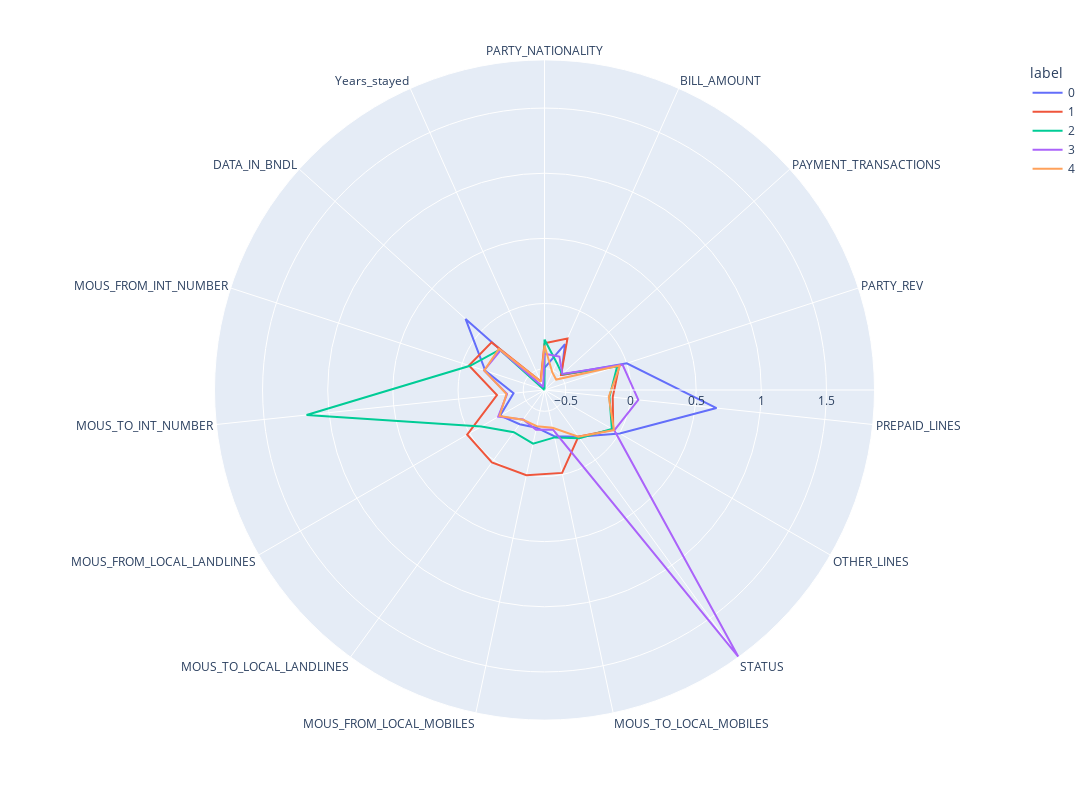
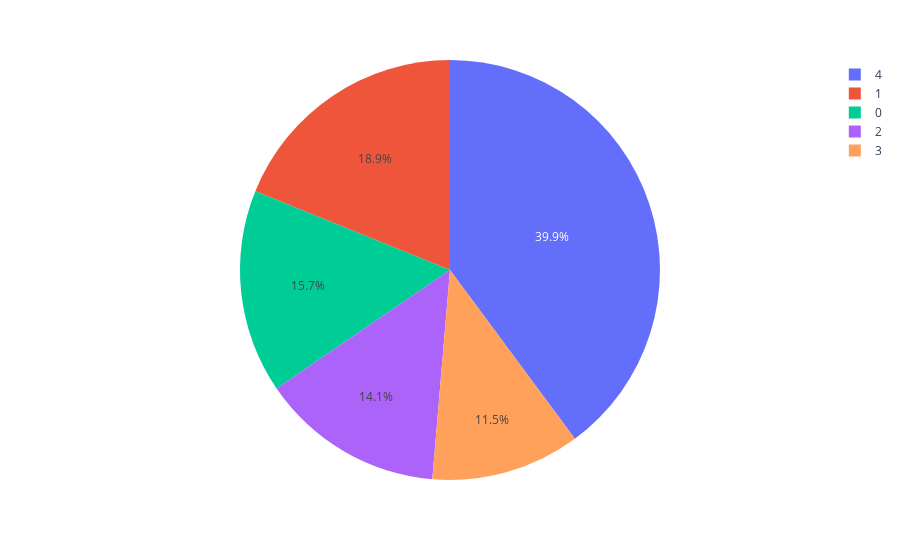
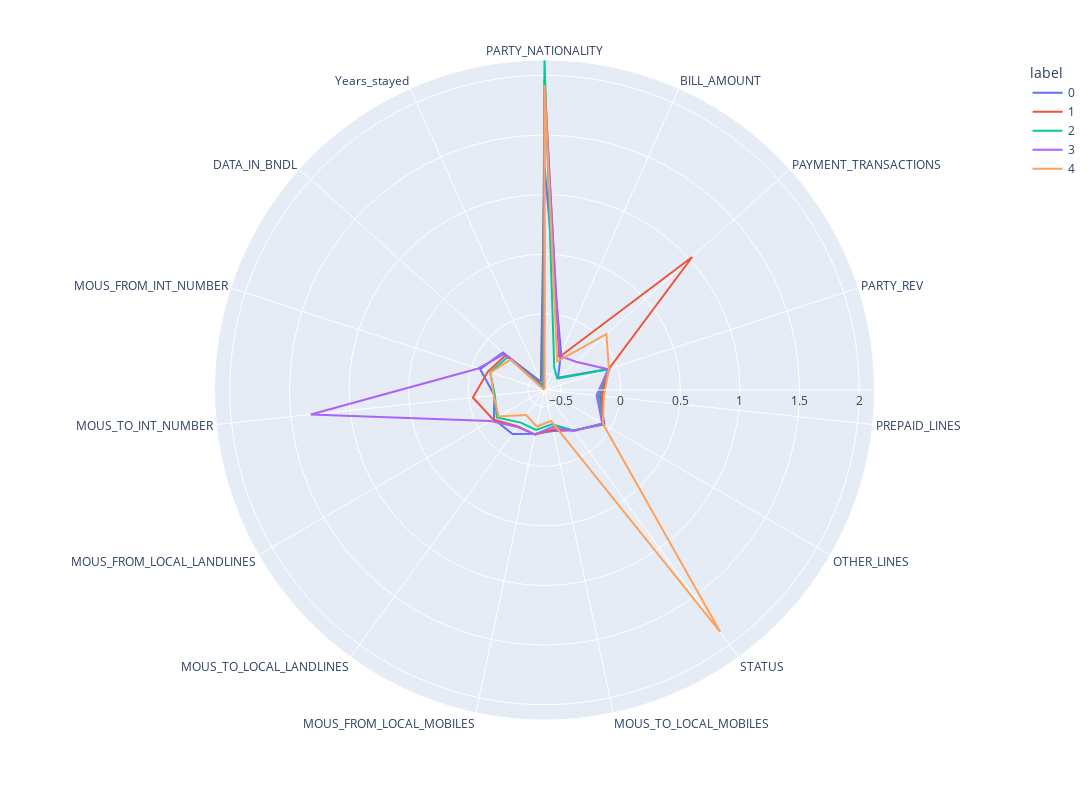
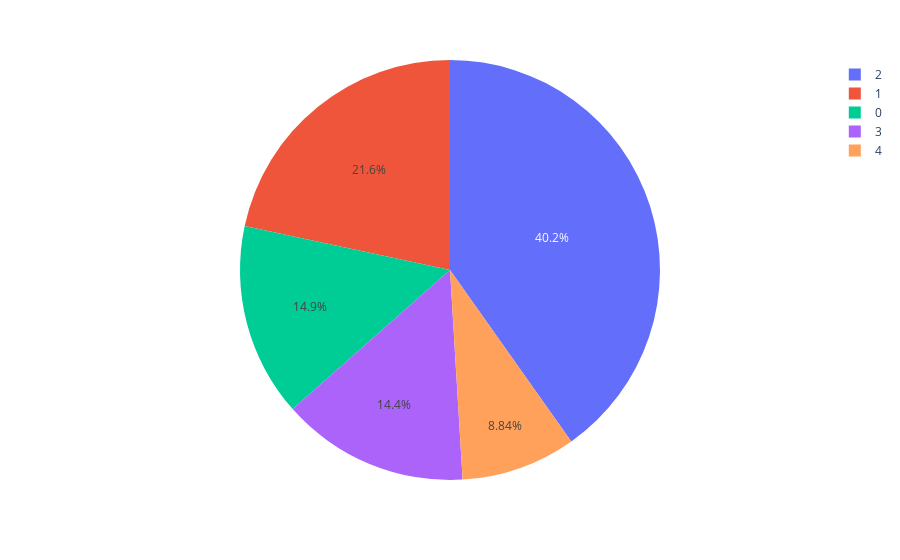

The cell these charts' notebook holds for them, in order:
### Code cell
clust = 0 #iterator
while clust < clusters_number:
    sub_cluster = pd.read_csv(f'./cluster{clust}.csv') #read every subcluster .csv
    sub_cluster = sub_cluster.drop(columns=['Unnamed: 0']) #drop the added column
    sub_clusters_number = elbow(sub_cluster) #calculate elbow point for every sub-cluster
    clusters = pd.DataFrame(clustering(sub_cluster, sub_clusters_number)) #k-means clustering method
    #polar sub-clusters graph
    sub_polar=clusters.groupby("label").mean().reset_index() 
    sub_polar=pd.melt(sub_polar,id_vars=["label"])
    fig = px.line_polar(sub_polar, r="value", theta="variable", color="label", line_close=True,height=800,width=1400)
    fig.show() #print here
    fig.write_image(f'cluster{clust}img.png') #save as .png file
    #Pie plot to see sub-cluster's distribution
    pie=clusters.groupby('label').size().reset_index()
    pie.columns=['label','value']
    pie = px.pie(pie,values='value',names='label')
    pie.show() #print here
    pie.write_image(f'cluster{clust}distribution.png') #save as .png file
    clust = clust + 1

### Figure 1 — Plotly figure (JSON) as saved in the notebook; plotly's stock layout.template omitted (floating-point values rounded to 4 significant figures)
{"data": [{"hovertemplate": "label=0<br>value=%{r}<br>variable=%{theta}<extra></extra>", "legendgroup": "0", "line": {"color": "#636efa", "dash": "solid"}, "marker": {"symbol": "circle"}, "mode": "lines", "name": "0", "r": [-0.4934, -0.2774, -0.4882, 0.0007835, 0.6639, 0.003578, -0.2208, -0.3005, -0.3674, -0.3387, -0.2699, -0.4245, -0.1862, 0.1519, -0.645, -0.4934], "showlegend": true, "subplot": "polar", "theta": ["PARTY_NATIONALITY", "BILL_AMOUNT", "PAYMENT_TRANSACTIONS", "PARTY_REV", "PREPAID_LINES", "OTHER_LINES", "STATUS", "MOUS_TO_LOCAL_MOBILES", "MOUS_FROM_LOCAL_MOBILES", "MOUS_TO_LOCAL_LANDLINES", "MOUS_FROM_LOCAL_LANDLINES", "MOUS_TO_INT_NUMBER", "MOUS_FROM_INT_NUMBER", "DATA_IN_BNDL", "Years_stayed", "PARTY_NATIONALITY"], "type": "scatterpolar"}, {"hovertemplate": "label=1<br>value=%{r}<br>variable=%{theta}<extra></extra>", "legendgroup": "1", "line": {"color": "#EF553B", "dash": "solid"}, "marker": {"symbol": "circle"}, "mode": "lines", "name": "1", "r": [-0.305, -0.2303, -0.493, -0.05997, -0.1368, -0.05435, -0.2208, -0.01313, 0.005599, 0.02366, 0.02183, -0.2966, -0.05402, -0.1169, -0.5894, -0.305], "showlegend": true, "subplot": "polar", "theta": ["PARTY_NATIONALITY", "BILL_AMOUNT", "PAYMENT_TRANSACTIONS", "PARTY_REV", "PREPAID_LINES", "OTHER_LINES", "STATUS", "MOUS_TO_LOCAL_MOBILES", "MOUS_FROM_LOCAL_MOBILES", "MOUS_TO_LOCAL_LANDLINES", "MOUS_FROM_LOCAL_LANDLINES", "MOUS_TO_INT_NUMBER", "MOUS_FROM_INT_NUMBER", "DATA_IN_BNDL", "Years_stayed", "PARTY_NATIONALITY"], "type": "scatterpolar"}, {"hovertemplate": "label=2<br>value=%{r}<br>variable=%{theta}<extra></extra>", "legendgroup": "2", "line": {"color": "#00cc96", "dash": "solid"}, "marker": {"symbol": "circle"}, "mode": "lines", "name": "2", "r": [-0.2762, -0.4337, -0.4813, -0.07732, -0.162, -0.06658, -0.2063, -0.2914, -0.2418, -0.2626, -0.1047, 1.172, -0.0628, -0.2011, -0.6633, -0.2762], "showlegend": true, "subplot": "polar", "theta": ["PARTY_NATIONALITY", "BILL_AMOUNT", "PAYMENT_TRANSACTIONS", "PARTY_REV", "PREPAID_LINES", "OTHER_LINES", "STATUS", "MOUS_TO_LOCAL_MOBILES", "MOUS_FROM_LOCAL_MOBILES", "MOUS_TO_LOCAL_LANDLINES", "MOUS_FROM_LOCAL_LANDLINES", "MOUS_TO_INT_NUMBER", "MOUS_FROM_INT_NUMBER", "DATA_IN_BNDL", "Years_stayed", "PARTY_NATIONALITY"], "type": "scatterpolar"}, {"hovertemplate": "label=3<br>value=%{r}<br>variable=%{theta}<extra></extra>", "legendgroup": "3", "line": {"color": "#ab63fa", "dash": "solid"}, "marker": {"symbol": "circle"}, "mode": "lines", "name": "3", "r": [-0.3849, -0.383, -0.4792, -0.03376, 0.0604, -0.04484, 1.869, -0.3533, -0.3509, -0.3844, -0.2532, -0.3748, -0.1757, -0.2094, -0.6384, -0.3849], "showlegend": true, "subplot": "polar", "theta": ["PARTY_NATIONALITY", "BILL_AMOUNT", "PAYMENT_TRANSACTIONS", "PARTY_REV", "PREPAID_LINES", "OTHER_LINES", "STATUS", "MOUS_TO_LOCAL_MOBILES", "MOUS_FROM_LOCAL_MOBILES", "MOUS_TO_LOCAL_LANDLINES", "MOUS_FROM_LOCAL_LANDLINES", "MOUS_TO_INT_NUMBER", "MOUS_FROM_INT_NUMBER", "DATA_IN_BNDL", "Years_stayed", "PARTY_NATIONALITY"], "type": "scatterpolar"}, {"hovertemplate": "label=4<br>value=%{r}<br>variable=%{theta}<extra></extra>", "legendgroup": "4", "line": {"color": "#FFA15A", "dash": "solid"}, "marker": {"symbol": "circle"}, "mode": "lines", "name": "4", "r": [-0.3224, -0.5158, -0.5428, -0.05411, -0.1674, -0.0482, -0.2208, -0.3665, -0.3797, -0.3819, -0.2651, -0.3702, -0.1771, -0.1924, -0.593, -0.3224], "showlegend": true, "subplot": "polar", "theta": ["PARTY_NATIONALITY", "BILL_AMOUNT", "PAYMENT_TRANSACTIONS", "PARTY_REV", "PREPAID_LINES", "OTHER_LINES", "STATUS", "MOUS_TO_LOCAL_MOBILES", "MOUS_FROM_LOCAL_MOBILES", "MOUS_TO_LOCAL_LANDLINES", "MOUS_FROM_LOCAL_LANDLINES", "MOUS_TO_INT_NUMBER", "MOUS_FROM_INT_NUMBER", "DATA_IN_BNDL", "Years_stayed", "PARTY_NATIONALITY"], "type": "scatterpolar"}], "layout": {"height": 800, "legend": {"title": {"text": "label"}, "tracegroupgap": 0}, "margin": {"t": 60}, "polar": {"angularaxis": {"direction": "clockwise", "rotation": 90}, "domain": {"x": [0, 1], "y": [0, 1]}}, "width": 1400}}

### Figure 2 — Plotly figure (JSON) as saved in the notebook; plotly's stock layout.template omitted (floating-point values rounded to 4 significant figures)
{"data": [{"domain": {"x": [0, 1], "y": [0, 1]}, "hovertemplate": "label=%{label}<br>value=%{value}<extra></extra>", "labels": [0, 1, 2, 3, 4], "legendgroup": "", "name": "", "showlegend": true, "type": "pie", "values": [4137, 4991, 3731, 3034, 10535]}], "layout": {"legend": {"tracegroupgap": 0}, "margin": {"t": 60}}}

### Figure 3 — Plotly figure (JSON) as saved in the notebook; plotly's stock layout.template omitted (floating-point values rounded to 4 significant figures)
{"data": [{"hovertemplate": "label=0<br>value=%{r}<br>variable=%{theta}<extra></extra>", "legendgroup": "0", "line": {"color": "#636efa", "dash": "solid"}, "marker": {"symbol": "circle"}, "mode": "lines", "name": "0", "r": [1.238, -0.2978, -0.4869, -0.06647, -0.172, -0.05949, -0.2208, -0.2878, -0.2638, -0.1833, -0.1499, -0.2166, -0.07137, -0.17, -0.5634, 1.238], "showlegend": true, "subplot": "polar", "theta": ["PARTY_NATIONALITY", "BILL_AMOUNT", "PAYMENT_TRANSACTIONS", "PARTY_REV", "PREPAID_LINES", "OTHER_LINES", "STATUS", "MOUS_TO_LOCAL_MOBILES", "MOUS_FROM_LOCAL_MOBILES", "MOUS_TO_LOCAL_LANDLINES", "MOUS_FROM_LOCAL_LANDLINES", "MOUS_TO_INT_NUMBER", "MOUS_FROM_INT_NUMBER", "DATA_IN_BNDL", "Years_stayed", "PARTY_NATIONALITY"], "type": "scatterpolar"}, {"hovertemplate": "label=1<br>value=%{r}<br>variable=%{theta}<extra></extra>", "legendgroup": "1", "line": {"color": "#EF553B", "dash": "solid"}, "marker": {"symbol": "circle"}, "mode": "lines", "name": "1", "r": [1.965, -0.3383, 1.028, -0.07327, -0.1542, -0.07081, -0.2208, -0.3013, -0.2572, -0.2617, -0.1432, -0.0353, -0.14, -0.2023, -0.595, 1.965], "showlegend": true, "subplot": "polar", "theta": ["PARTY_NATIONALITY", "BILL_AMOUNT", "PAYMENT_TRANSACTIONS", "PARTY_REV", "PREPAID_LINES", "OTHER_LINES", "STATUS", "MOUS_TO_LOCAL_MOBILES", "MOUS_FROM_LOCAL_MOBILES", "MOUS_TO_LOCAL_LANDLINES", "MOUS_FROM_LOCAL_LANDLINES", "MOUS_TO_INT_NUMBER", "MOUS_FROM_INT_NUMBER", "DATA_IN_BNDL", "Years_stayed", "PARTY_NATIONALITY"], "type": "scatterpolar"}, {"hovertemplate": "label=2<br>value=%{r}<br>variable=%{theta}<extra></extra>", "legendgroup": "2", "line": {"color": "#00cc96", "dash": "solid"}, "marker": {"symbol": "circle"}, "mode": "lines", "name": "2", "r": [2.128, -0.4375, -0.4954, -0.07624, -0.188, -0.07309, -0.2208, -0.3445, -0.2971, -0.3011, -0.1773, -0.2205, -0.1598, -0.2251, -0.6096, 2.128], "showlegend": true, "subplot": "polar", "theta": ["PARTY_NATIONALITY", "BILL_AMOUNT", "PAYMENT_TRANSACTIONS", "PARTY_REV", "PREPAID_LINES", "OTHER_LINES", "STATUS", "MOUS_TO_LOCAL_MOBILES", "MOUS_FROM_LOCAL_MOBILES", "MOUS_TO_LOCAL_LANDLINES", "MOUS_FROM_LOCAL_LANDLINES", "MOUS_TO_INT_NUMBER", "MOUS_FROM_INT_NUMBER", "DATA_IN_BNDL", "Years_stayed", "PARTY_NATIONALITY"], "type": "scatterpolar"}, {"hovertemplate": "label=3<br>value=%{r}<br>variable=%{theta}<extra></extra>", "legendgroup": "3", "line": {"color": "#ab63fa", "dash": "solid"}, "marker": {"symbol": "circle"}, "mode": "lines", "name": "3", "r": [1.897, -0.326, -0.2858, -0.07762, -0.2005, -0.08, -0.2144, -0.3218, -0.2587, -0.2558, -0.1177, 1.332, -0.05511, -0.1878, -0.6345, 1.897], "showlegend": true, "subplot": "polar", "theta": ["PARTY_NATIONALITY", "BILL_AMOUNT", "PAYMENT_TRANSACTIONS", "PARTY_REV", "PREPAID_LINES", "OTHER_LINES", "STATUS", "MOUS_TO_LOCAL_MOBILES", "MOUS_FROM_LOCAL_MOBILES", "MOUS_TO_LOCAL_LANDLINES", "MOUS_FROM_LOCAL_LANDLINES", "MOUS_TO_INT_NUMBER", "MOUS_FROM_INT_NUMBER", "DATA_IN_BNDL", "Years_stayed", "PARTY_NATIONALITY"], "type": "scatterpolar"}, {"hovertemplate": "label=4<br>value=%{r}<br>variable=%{theta}<extra></extra>", "legendgroup": "4", "line": {"color": "#FFA15A", "dash": "solid"}, "marker": {"symbol": "circle"}, "mode": "lines", "name": "4", "r": [1.919, -0.3758, 0.05958, -0.07111, -0.1387, -0.0739, 1.869, -0.3738, -0.3262, -0.3795, -0.195, -0.2107, -0.1636, -0.2574, -0.6392, 1.919], "showlegend": true, "subplot": "polar", "theta": ["PARTY_NATIONALITY", "BILL_AMOUNT", "PAYMENT_TRANSACTIONS", "PARTY_REV", "PREPAID_LINES", "OTHER_LINES", "STATUS", "MOUS_TO_LOCAL_MOBILES", "MOUS_FROM_LOCAL_MOBILES", "MOUS_TO_LOCAL_LANDLINES", "MOUS_FROM_LOCAL_LANDLINES", "MOUS_TO_INT_NUMBER", "MOUS_FROM_INT_NUMBER", "DATA_IN_BNDL", "Years_stayed", "PARTY_NATIONALITY"], "type": "scatterpolar"}], "layout": {"height": 800, "legend": {"title": {"text": "label"}, "tracegroupgap": 0}, "margin": {"t": 60}, "polar": {"angularaxis": {"direction": "clockwise", "rotation": 90}, "domain": {"x": [0, 1], "y": [0, 1]}}, "width": 1400}}

### Figure 4 — Plotly figure (JSON) as saved in the notebook; plotly's stock layout.template omitted (floating-point values rounded to 4 significant figures)
{"data": [{"domain": {"x": [0, 1], "y": [0, 1]}, "hovertemplate": "label=%{label}<br>value=%{value}<extra></extra>", "labels": [0, 1, 2, 3, 4], "legendgroup": "", "name": "", "showlegend": true, "type": "pie", "values": [1345, 1955, 3632, 1304, 799]}], "layout": {"legend": {"tracegroupgap": 0}, "margin": {"t": 60}}}
